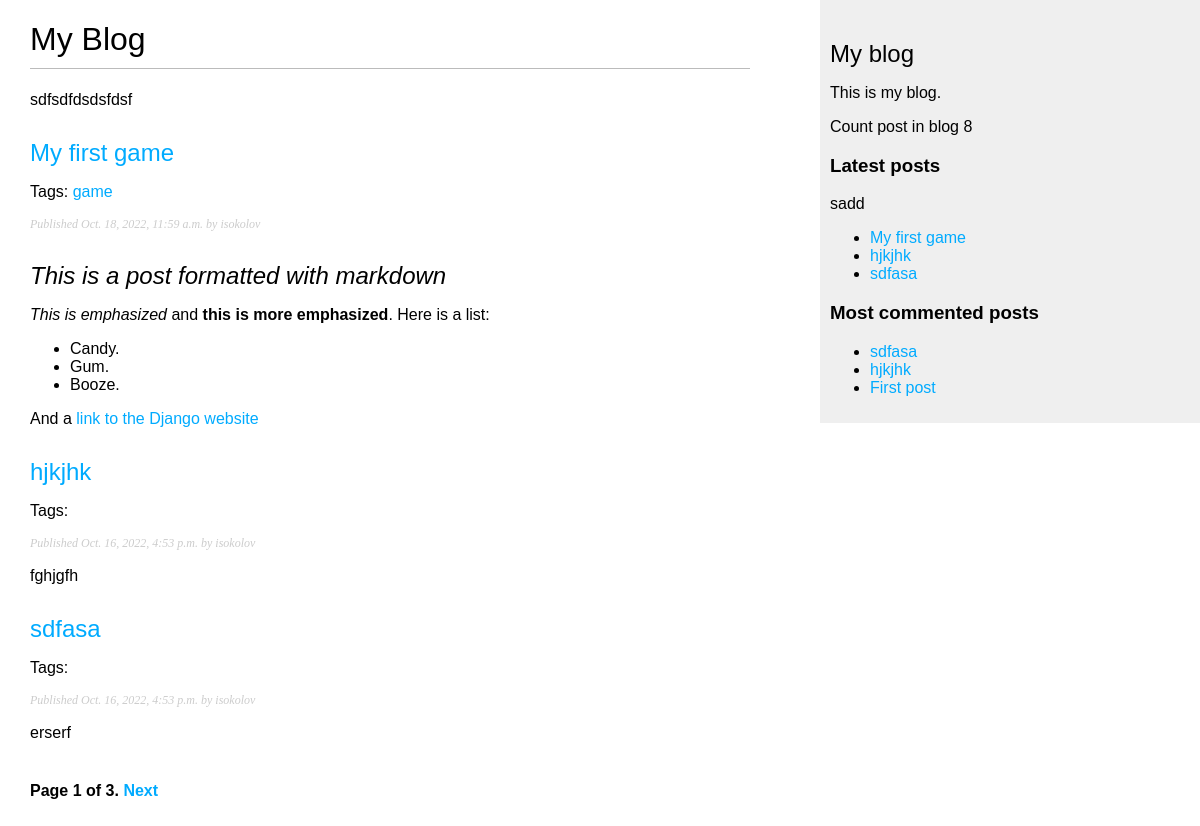
Page /blog on the committed database.
### blog/models.py (models this page shows, shortened)
class Post (models.Model):
    tags = TaggableManager()
    objects = models.Manager()
    published = PublishedManager()
    STATUS_CHOICES = (
        ('draft', 'DRAFT'),
        ('published', 'Published'),
    )
    title = models.CharField(max_length=250)
    slug = models.SlugField(max_length=250,
                            unique_for_date='publish')
    author = models.ForeignKey(User,
                               on_delete=models.CASCADE,
                               related_name='blog_posts')
    body = models.TextField()
    publish = models.DateTimeField(default=timezone.now)
    created = models.DateTimeField(auto_now_add=True)
    updated = models.DateTimeField(auto_now=True)
    status = models.CharField(max_length=10,
                              choices=STATUS_CHOICES,
                              default='draft')
    class Meta:
        ordering = ('-publish',)
    def get_absolute_url(self):
        return reverse('blog:post_detail',
                       args=[self.publish.year,
                             self.publish.month,
                             self.publish.day, self.slug])

### blog/views.py (the view)
# urls.py: path('', views.post_list, name='post_list'),
def post_list(request, tag_slug=None):
    object_list = Post.published.all()
    tag = None
    if tag_slug:
        tag = get_object_or_404(Tag, slug=tag_slug)
        object_list = object_list.filter(tags__in=[tag])
    paginator = Paginator(object_list, 3)
    page = request.GET.get('page')
    try:
        posts = paginator.page(page)
    except PageNotAnInteger:
        posts = paginator.page(1)
    except EmptyPage:
        posts = paginator.page(paginator.num_pages)
    return render(request,
                  'blog/post/list.html',
                  {'page': page,
                   'posts': posts,
                   'tag': tag})

### blog/models.py (called while the page is built)
    def get_queryset(self):
        return super(PublishedManager,
                     self).get_queryset().\
            filter(status="published")

### blog/templatetags/blog_tags.py (called while the page is built)
@register.simple_tag
def total_posts():
    return Post.published.count()

@register.inclusion_tag('blog/post/latest_posts.html')
def show_latest_posts(count=5):
    latest_post = Post.published.order_by('-publish')[:count]
    return {'latest_posts': latest_post}

@register.simple_tag()
def get_most_commented_posts(count=5):
    return Post.published.annotate(
        total_comments=Count('comments')
    ).order_by('-total_comments')[:count]

@register.filter(name='markdown')
def markdown_format(text):
    return mark_safe(markdown.markdown(text))

### blog/templates/blog/post/list.html (shortened to what this page needs)
{% extends "blog/base.html" %}
{% load blog_tags %}
{% block content %}
    <h1>My Blog</h1>
    sdfsdfdsdsfdsf
    {% for post in posts %}
        <h2>
            <a href="{{ post.get_absolute_url }}">
                {{ post.title }}
            </a>
        </h2>
        <p class="tags">
                Tags:
                {% for tag in post.tags.all %}
                    <a href="{% url "blog:post_list_by_tag" tag.slug %}">
                        {{tag.name}}
                    </a>
                {% endfor %}
            </p>
        <p class="date">
            Published {{ post.publish }} by {{ post.author }}
        </p>
        {{ post.body|markdown|truncatewords_html:30 }}
    {% endfor %}
    {% include "./pagination.html" with page=posts %}
{% endblock %}

### blog/templates/blog/base.html (shortened to what this page needs)
{% load blog_tags %}
{% load static %}
<!DOCTYPE html>
<html lang="en">
    <head>
        <link href="{% static "css/blog.css" %}" rel="stylesheet">
    </head>
    <body>
        <div id="content">
            {% block content %}
            {% endblock %}
        </div>
        <div id="sidebar">
            <h2>My blog</h2>
            <p>This is my blog.</p>
            <p>Count post in blog {% total_posts %}</p>
            <h3>Latest posts</h3>
            {% show_latest_posts 3 %}
            <h3>Most commented posts</h3>
            {% get_most_commented_posts 3 as most_commentes_posts %}
            <ul>
                {% for post in most_commentes_posts %}
                    <li>
                        <a href="{{ post.get_absolute_url }}">{{ post.title }}</a>
                    </li>
                {% endfor %}
            </ul>
        </div>
    </body>
</html>

### blog/templates/blog/post/latest_posts.html
sadd
<ul>
    {% for post in latest_posts %}
        <li>
            <a href="{{ post.get_absolute_url }}">{{ post.title }}</a>
        </li>
    {% endfor %}
</ul>

### blog/static/css/blog.css (style rules this page uses)
body { margin:0; padding:0; font-family:helvetica, sans-serif; }
a { color:#00abff; text-decoration:none; }
h1 { font-weight:normal; border-bottom:1px solid #bbb; padding:0 0 10px 0; }
h2 { font-weight:normal; margin:30px 0 0; }
#content { float:left; width:60%; padding:0 0 0 30px; }
#sidebar { float:right; width:30%; padding:10px; background:#efefef; height:100%; }
p.date { color:#ccc; font-family: georgia, serif; font-size: 12px; font-style: italic; }

### rows in the picture
Post: title "My first game", publish "Oct. 18, 2022, 11:59 a.m.", author "isokolov", body "This is a post formatted with markdown This is emphasized and this is more emphasized . Here is a list: Candy. Gum. Booze. And a link to the Django website"
Tag: name "game"
Post: title "hjkjhk", publish "Oct. 16, 2022, 4:53 p.m.", author "isokolov", body "fghjgfh"
Post: title "sdfasa", publish "Oct. 16, 2022, 4:53 p.m.", author "isokolov", body "erserf"
Post: title "First post"

### other values in the picture
{{ page.number }} "1"
{{ page.paginator.num_pages }} "3"
